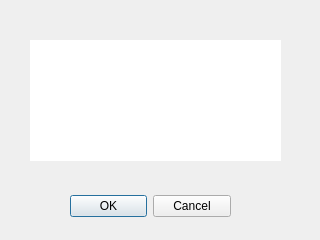
<?xml version="1.0" encoding="UTF-8"?>
<ui version="4.0">
 <class>tipDialog</class>
 <widget class="QDialog" name="tipDialog">
  <property name="geometry">
   <rect>
    <x>0</x>
    <y>0</y>
    <width>320</width>
    <height>240</height>
   </rect>
  </property>
  <property name="windowTitle">
   <string>Dialog</string>
  </property>
  <widget class="QDialogButtonBox" name="buttonBox">
   <property name="geometry">
    <rect>
     <x>70</x>
     <y>190</y>
     <width>161</width>
     <height>32</height>
    </rect>
   </property>
   <property name="orientation">
    <enum>Qt::Horizontal</enum>
   </property>
   <property name="standardButtons">
    <set>QDialogButtonBox::Cancel|QDialogButtonBox::Ok</set>
   </property>
  </widget>
  <widget class="QTextEdit" name="textEdit">
   <property name="enabled">
    <bool>true</bool>
   </property>
   <property name="geometry">
    <rect>
     <x>30</x>
     <y>40</y>
     <width>251</width>
     <height>121</height>
    </rect>
   </property>
   <property name="frameShape">
    <enum>QFrame::NoFrame</enum>
   </property>
   <property name="lineWidth">
    <number>1</number>
   </property>
   <property name="undoRedoEnabled">
    <bool>true</bool>
   </property>
   <property name="readOnly">
    <bool>true</bool>
   </property>
  </widget>
 </widget>
 <resources/>
 <connections>
  <connection>
   <sender>buttonBox</sender>
   <signal>accepted()</signal>
   <receiver>tipDialog</receiver>
   <slot>accept()</slot>
   <hints>
    <hint type="sourcelabel">
     <x>248</x>
     <y>254</y>
    </hint>
    <hint type="destinationlabel">
     <x>157</x>
     <y>274</y>
    </hint>
   </hints>
  </connection>
  <connection>
   <sender>buttonBox</sender>
   <signal>rejected()</signal>
   <receiver>tipDialog</receiver>
   <slot>reject()</slot>
   <hints>
    <hint type="sourcelabel">
     <x>316</x>
     <y>260</y>
    </hint>
    <hint type="destinationlabel">
     <x>286</x>
     <y>274</y>
    </hint>
   </hints>
  </connection>
 </connections>
</ui>
